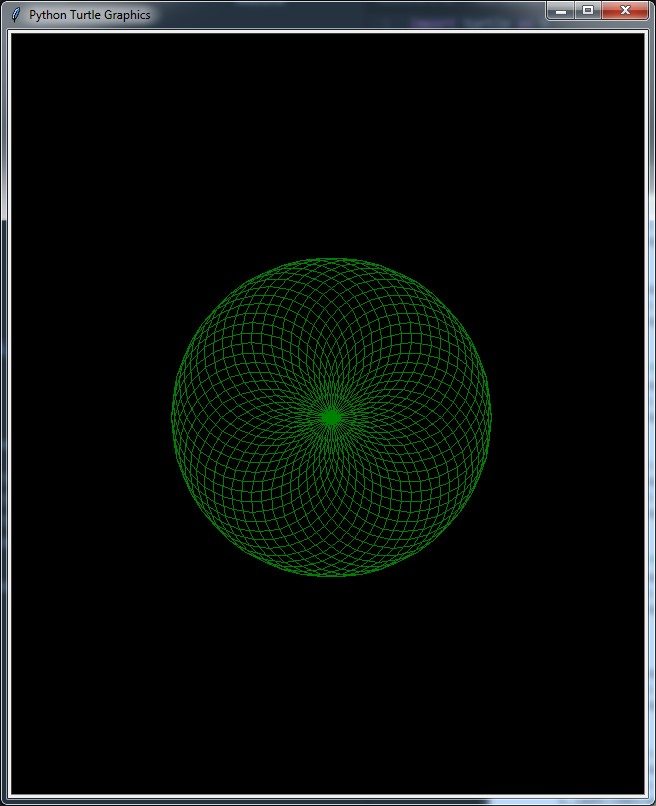

The script that drew this image:
import turtle as t

n = 50

t.bgcolor("black")
t.color("green")
t.speed(0)
for x in range(n):
    t.circle(80)
    t.left(360/n)
